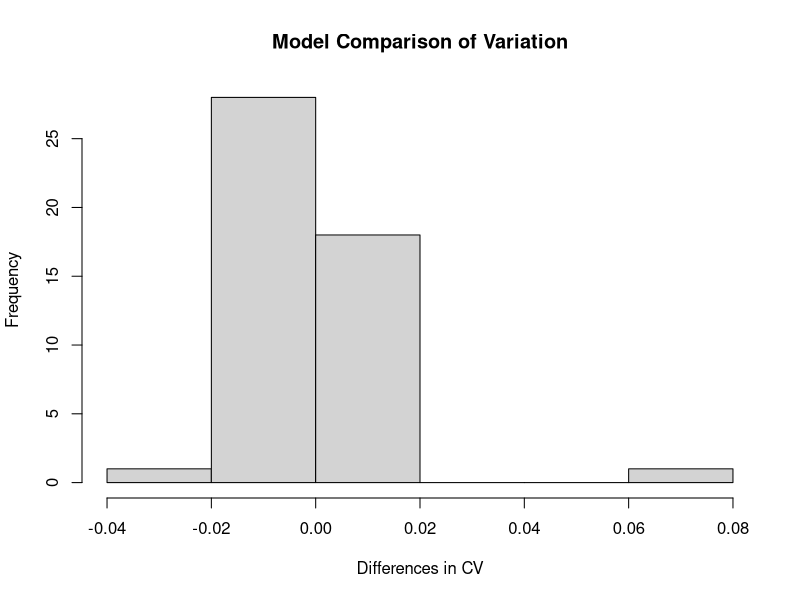
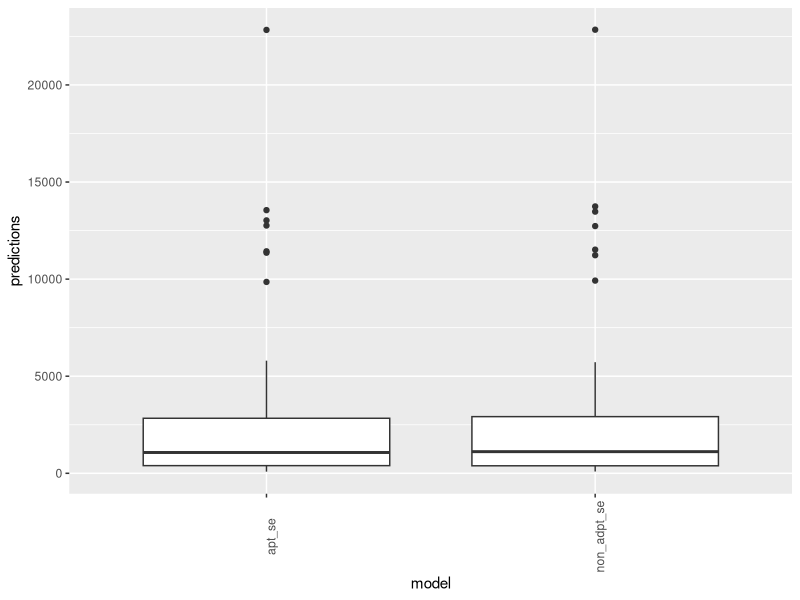
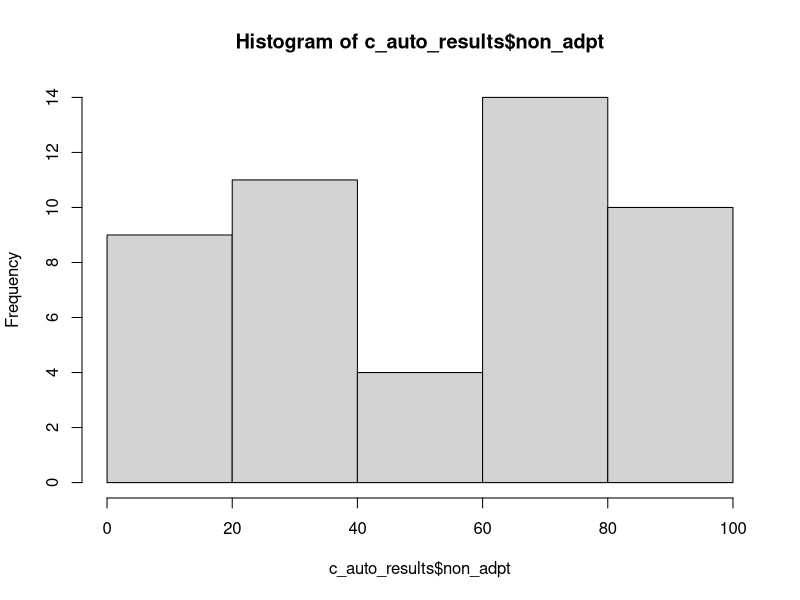
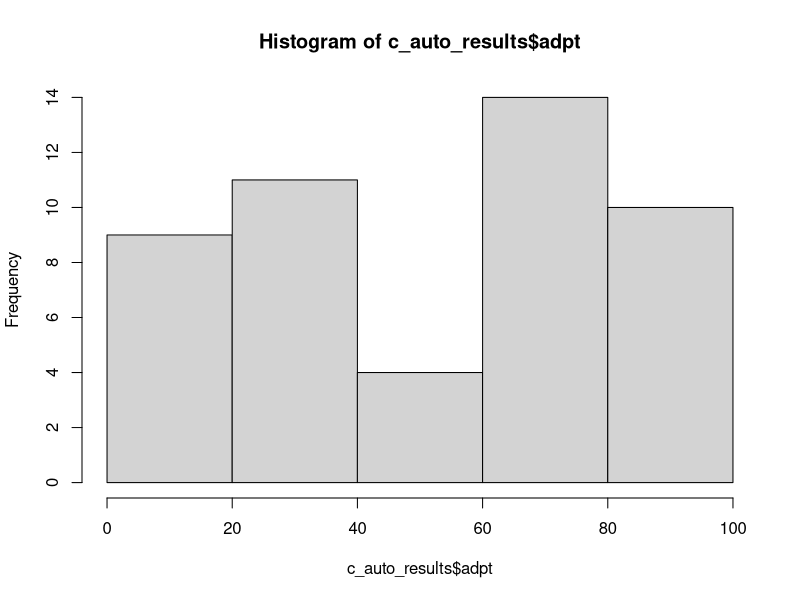
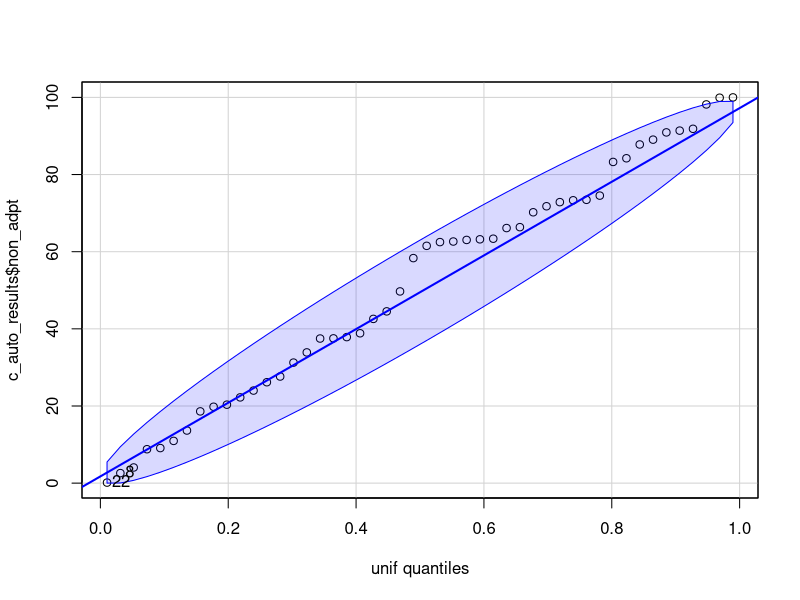
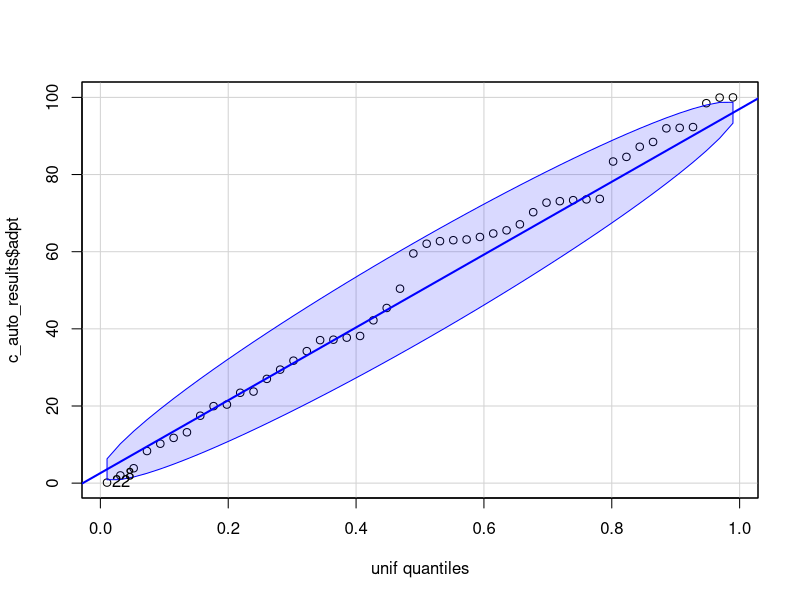

Here is the R script that generated these plots, in order:
library(readr)
library(psych)
library(tidyverse)
library(car)

c_auto_results <- read_csv("data/results/c_auto_results.csv")
c_auto_results <- as.data.frame(c_auto_results)

#remove outliers
c_auto_results <- c_auto_results %>% filter(non_adpt_cv < 5)

#distribution
TEMP <- c_auto_results$non_adpt_cv - c_auto_results$adpt_cv
TEMP
hist(TEMP, main= "Model Comparison of Variation", xlab="Differences in CV")

#t-test
t.test(c_auto_results$non_adpt_se, c_auto_results$apt_se, paired = TRUE, alternative = "two.sided")
wilcox.test(c_auto_results$non_adpt, c_auto_results$adpt, exact = F, paired=TRUE, conf.int = T, correct = T, conf.level = .95)

#boxplot
d_viz <- gather(c_auto_results, 'non_adpt_se', 'apt_se', key = "model", value = "predictions")
ggplot(d_viz, aes(x=model, y=predictions)) +
  geom_boxplot() +
  theme(axis.text.x = element_text(angle = 90))

#uniformity
hist(c_auto_results$non_adpt)
hist(c_auto_results$adpt)

##qq
qqPlot(c_auto_results$non_adpt, distribution = "unif")
qqPlot(c_auto_results$adpt, distribution = "unif")

#kstest
ks.test(c_auto_results$non_adpt, "punif")
ks.test(c_auto_results$adpt, "punif")

